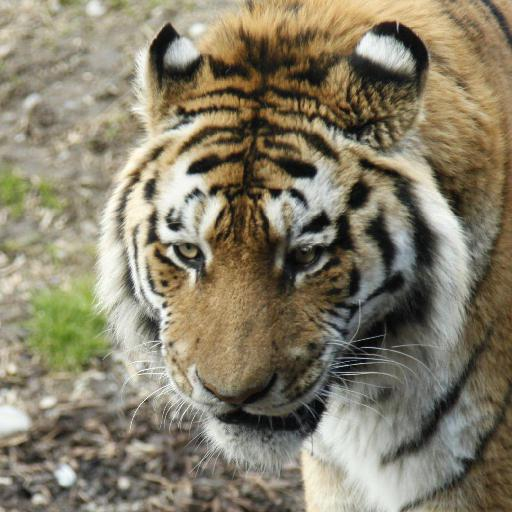
#> input picture src/server/imgDataset/0.jpg, 512 x 512 px
$ python -i hsvsimilarity.py   (imports and definitions only)
#> lines starting #> are read from the running program, lines starting #| are printed output that depends on the picture

import cv2
import numpy as np
import math
import matplotlib.pyplot as plt
import os
import time
import json
import concurrent.futures


def imgToVector(path):
    return hsvToVector(matrixRGBtoHSV(imgToMatrix(path)))


def imgToMatrix(path):
#> called with path = 'imgDataset/0.jpg'
    im = cv2.imread(path)
#> im is the input picture: shape (512, 512, 3); mean B, G, R 105.7, 126.8, 134.5
    width = im.shape[1]
#> width = 512
    height = im.shape[0]
#> height = 512
    dim = (width,height)
#> dim = (512, 512)

    #resizing image
    if ((width != 256 or height != 256) and (width >= 256) and (height >= 256)):
        width = 256
        height = 256
        dim = (width,height)
        # resizing tidak mempengaruhi akurasi
    elif (width < 256 and height < 256 and width >= 128 and height >= 128):
        width = 128
        height = 128
        dim = (width,height)
    elif (width >= 64 and height >= 64):
        width = 64
        height = 64
        dim = (width,height)

    im = cv2.resize(im,dim,interpolation = cv2.INTER_AREA)
#> im: shape (256, 256, 3)

    arr = np.array(im,dtype='float')
    arr = np.flip(arr,2)
    n_horizontal, n_vertical, n_elmt = arr.shape
#> n_horizontal = 256; n_vertical = 256; n_elmt = 3
    return arr[0 : n_horizontal - (n_horizontal%4) , 0 : n_vertical - (n_vertical%4), :] # crop photo so that it can be divided to a four by four block image

def matrixRGBtoHSV(rgb_matrix):
    # Normalize the RGB values to the range [0, 1]
    rgb_matrix = rgb_matrix / 255.0
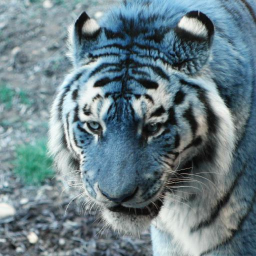
#> rgb_matrix: shape (256, 256, 3) float64; mean of channels 0, 1, 2 0.528, 0.498, 0.415; drawn as B, G, R

    r, g, b = rgb_matrix[:,:, 0], rgb_matrix[:,:, 1], rgb_matrix[:,:, 2]
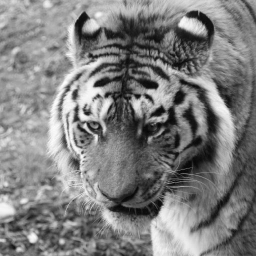
#> g: shape (256, 256) float64; min 0.0235, max 0.996, mean 0.498
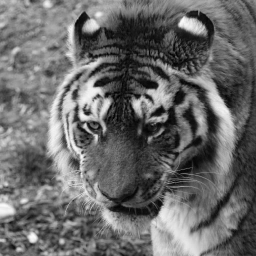
#> b: shape (256, 256) float64; min 0, max 0.984, mean 0.415
    cmax = np.max(rgb_matrix, axis=-1)
    cmin = np.min(rgb_matrix, axis=-1)
    delta = cmax - cmin
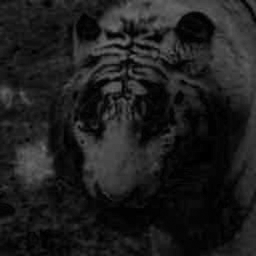
#> delta: shape (256, 256) float64; min 0, max 0.427, mean 0.119

    h = np.where(np.isclose(delta,0),0,np.where(np.isclose(cmax, r), 60 * (((g - b) / delta) % 6),
                     np.where(np.isclose(cmax, g), 60 * (((b - r) / delta) + 2),
                              np.where(np.isclose(cmax,b) ,60*(((r-g)/delta)+4) , 0 ))))
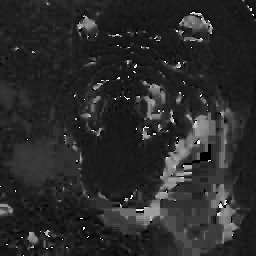
#> h: shape (256, 256) float64; min 0, max 356.7, mean 60; drawn with min black and max white
    s = np.where(np.isclose(cmax, 0.0), 0.0, delta / cmax)
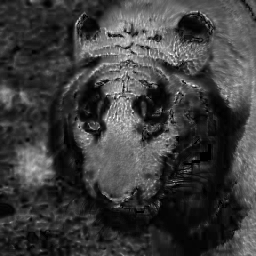
#> s: shape (256, 256) float64; min 0, max 1, mean 0.243
    v = cmax
    hsv_matrix = np.dstack((h, s, v))
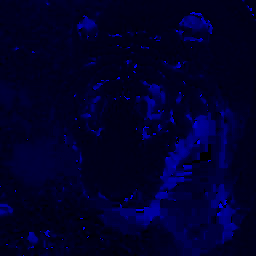
#> hsv_matrix: shape (256, 256, 3) float64; mean of channels 0, 1, 2 60, 0.2, 0.5; drawn with min black and max white
    return hsv_matrix

def hsvToVector(arr):
    #version 2
    b,k,elmt = arr.shape
#> b = 256; k = 256; elmt = 3
    baris = int(b/4)
#> baris = 64
    kolom = int(k/4)
#> kolom = 64
    hasil = []
    for i in range(0,b,baris):
        for j in range(0,k,kolom):
            temp = arr[i : (i+baris) , j : (j+kolom),0:3]
            temp = temp.reshape(1,-1,3)
            h = temp[0,:,0]
            s = temp[0,:,1]
            v = temp[0,:,2]
            bin_h = np.histogram(h,bins=[0,26,41,121,191,271,296,316,360])
            bin_s = np.histogram(s,bins = [0,0.2,0.7,1])
            bin_v = np.histogram(v,bins = [0,0.2,0.7,1])
            vector = np.concatenate([bin_h[0], bin_s[0], bin_v[0]], axis=0)
            vector = vector.reshape(-1)
            hasil.append(vector.tolist())
#> after the loop, hasil = 16 items

    return hasil

    # [24 lines of commented-out code are left out]


# [54 lines left out: functions cosineSimilarity, loadVectorData, distance1, split_to_16_parts, not called in this run]


# a = hsvToVector(matrixRGBtoHSV(imgToMatrix("../../test/0.jpg")))
# b = hsvToVector(matrixRGBtoHSV(imgToMatrix("../../test/1.jpg")))
# print(cosineSimilarity(a,b))

>>> result = imgToVector('imgDataset/0.jpg')
#> result = 16 items

$ run again, on src/server/imgDataset/1.jpg
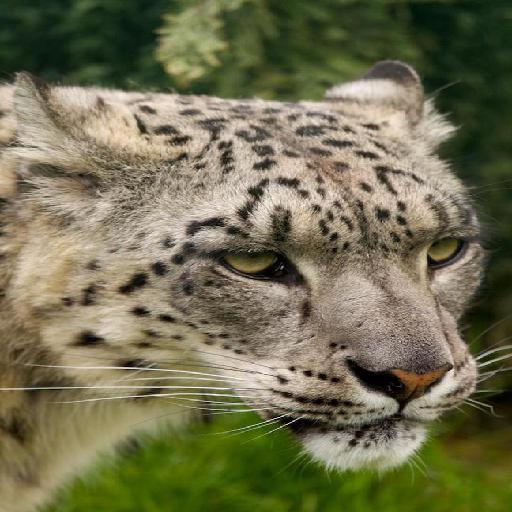
#> input picture src/server/imgDataset/1.jpg, 512 x 512 px
#> in imgToMatrix, im is the input picture: shape (512, 512, 3); mean B, G, R 80.9, 111, 113.6
#> im: shape (256, 256, 3)
#> in matrixRGBtoHSV, `s = np.where(np.isclose(cmax, 0.0), 0.0, delta / cmax)`:
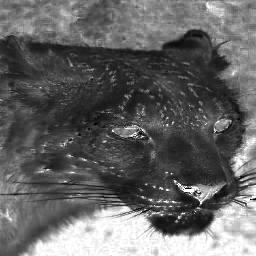
#> s: shape (256, 256) float64; min 0, max 1, mean 0.395
#> in matrixRGBtoHSV, `hsv_matrix = np.dstack((h, s, v))`:
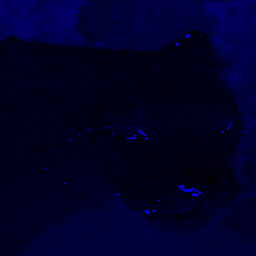
#> hsv_matrix: shape (256, 256, 3) float64; mean of channels 0, 1, 2 55.7, 0.4, 0.5; drawn with min black and max white
#> in hsvToVector, `b,k,elmt = arr.shape`: b = 256; elmt = 3
#> baris = 64
#> after the loop in hsvToVector, `for i in range(0,b,baris):`: hasil = 16 items

$ run again, on src/server/imgDataset/10.jpg
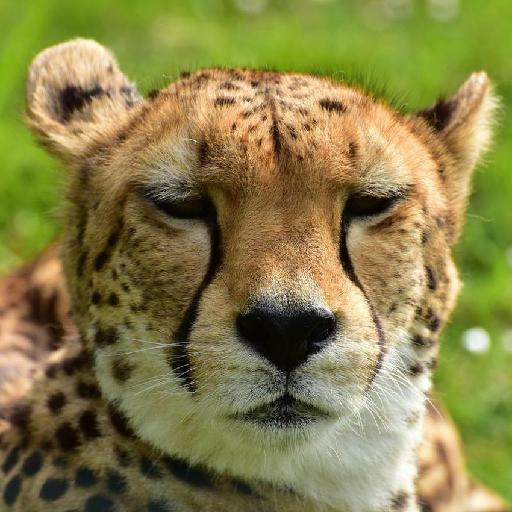
#> input picture src/server/imgDataset/10.jpg, 512 x 512 px
#> in imgToMatrix, im is the input picture: shape (512, 512, 3); mean B, G, R 73.1, 128.3, 135.1
#> im: shape (256, 256, 3)
#> in matrixRGBtoHSV, `s = np.where(np.isclose(cmax, 0.0), 0.0, delta / cmax)`:
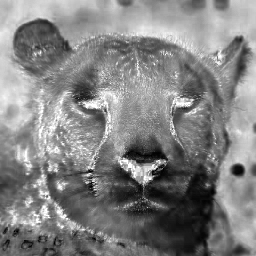
#> s: shape (256, 256) float64; min 0, max 1, mean 0.513
#> in matrixRGBtoHSV, `hsv_matrix = np.dstack((h, s, v))`:
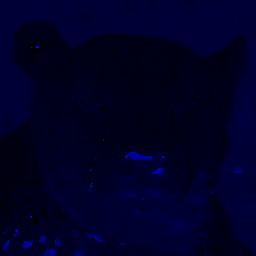
#> hsv_matrix: shape (256, 256, 3) float64; mean of channels 0, 1, 2 54.1, 0.5, 0.6; drawn with min black and max white
#> in hsvToVector, `b,k,elmt = arr.shape`: b = 256; elmt = 3
#> baris = 64
#> after the loop in hsvToVector, `for i in range(0,b,baris):`: hasil = 16 items

$ run again, on src/server/imgDataset/11.jpg
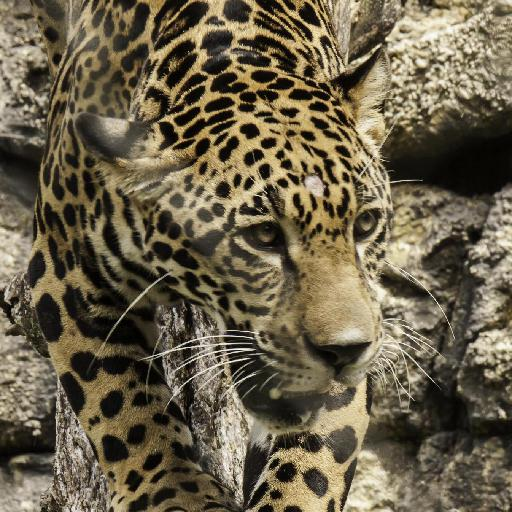
#> input picture src/server/imgDataset/11.jpg, 512 x 512 px
#> in imgToMatrix, im is the input picture: shape (512, 512, 3); mean B, G, R 74.3, 96.5, 106.7
#> im: shape (256, 256, 3)
#> in matrixRGBtoHSV, `hsv_matrix = np.dstack((h, s, v))`:
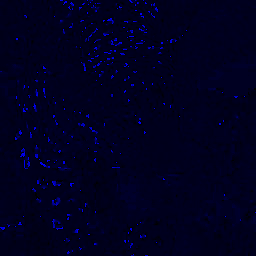
#> hsv_matrix: shape (256, 256, 3) float64; mean of channels 0, 1, 2 45.9, 0.3, 0.4; drawn with min black and max white
#> in hsvToVector, `b,k,elmt = arr.shape`: b = 256; elmt = 3
#> baris = 64
#> after the loop in hsvToVector, `for i in range(0,b,baris):`: hasil = 16 items
